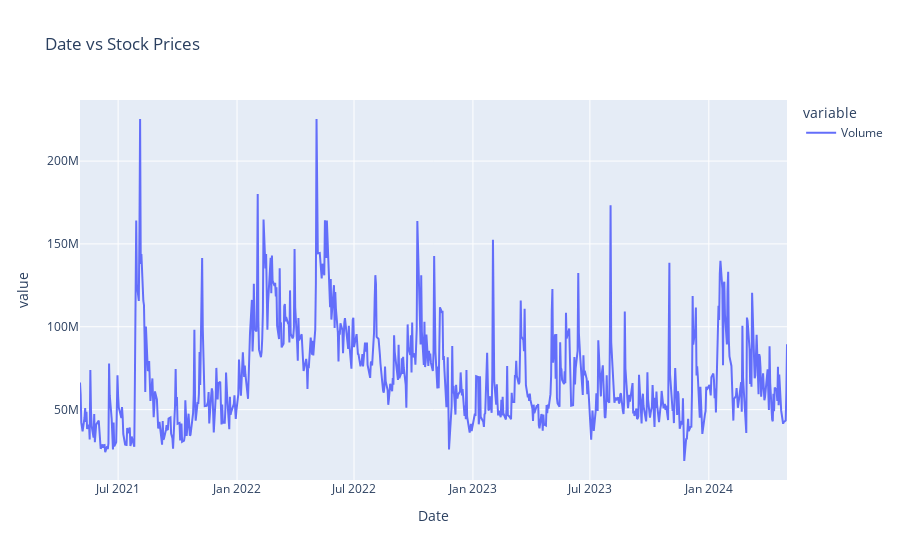

The notebook cell this image was saved under:
### Markdown cell above
Judging the Closing price, AMD has been experiencing a volatile rise and drop in its price. The most recent drop can be explained with AMD's struggle to impress Wall Street with its earnings season, investors were not impressed even amid the rise in AI demand. Leading to a near 9% drop in stock price and affecting other company stocks such as Nvidia with a 3% stock drop. This may be a good opportunity to take in the semiconductor market to start investing into AMD.

### Code cell
fig = px.line(df_amd, y=['Volume'], title = 'Date vs Stock Prices')
fig.show()

### Figure 1 — Plotly figure (JSON) as saved in the notebook; plotly's stock layout.template omitted (floating-point values rounded to 4 significant figures; data arrays with more than 128 entries replaced by an {"elided": "..."} marker saying what was removed)
{"data": [{"hovertemplate": "variable=Volume<br>Date=%{x}<br>value=%{y}<extra></extra>", "legendgroup": "Volume", "line": {"color": "#636efa", "dash": "solid"}, "marker": {"symbol": "circle"}, "mode": "lines", "name": "Volume", "orientation": "v", "showlegend": true, "type": "scatter", "x": {"elided": "755 str values"}, "xaxis": "x", "y": {"elided": "755 int values"}, "yaxis": "y"}], "layout": {"legend": {"title": {"text": "variable"}, "tracegroupgap": 0}, "title": {"text": "Date vs Stock Prices"}, "xaxis": {"anchor": "y", "domain": [0, 1], "title": {"text": "Date"}}, "yaxis": {"anchor": "x", "domain": [0, 1], "title": {"text": "value"}}}}
